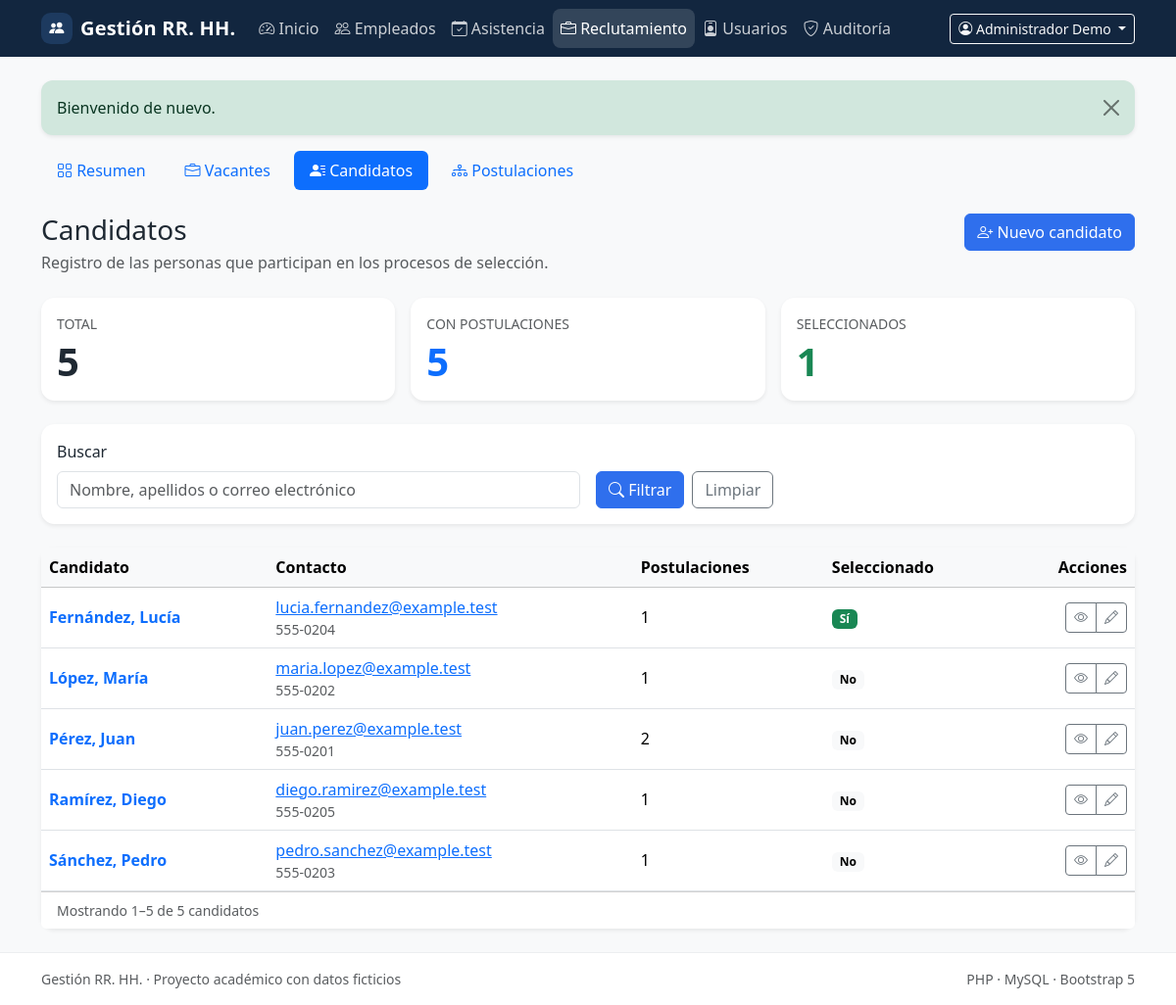
The page /candidates (signed in) on the database its author committed.
### tables this page shows
CREATE TABLE IF NOT EXISTS users (
    id BIGINT UNSIGNED NOT NULL AUTO_INCREMENT,
    name VARCHAR(120) NOT NULL,
    email VARCHAR(190) NOT NULL,
    password_hash VARCHAR(255) NOT NULL,
    password_changed_at DATETIME(6) NULL,
    role ENUM('admin', 'hr') NOT NULL DEFAULT 'hr',
    is_active TINYINT(1) NOT NULL DEFAULT 1,
    last_login_at DATETIME NULL,
    created_at TIMESTAMP NOT NULL DEFAULT CURRENT_TIMESTAMP,
    updated_at TIMESTAMP NOT NULL DEFAULT CURRENT_TIMESTAMP ON UPDATE CURRENT_TIMESTAMP,
    PRIMARY KEY (id),
    UNIQUE KEY uq_users_email (email),
    KEY idx_users_role_active (role, is_active)
);

CREATE TABLE IF NOT EXISTS candidates (
    id BIGINT UNSIGNED NOT NULL AUTO_INCREMENT,
    first_name VARCHAR(80) NOT NULL,
    last_name VARCHAR(80) NOT NULL,
    email VARCHAR(190) NOT NULL,
    phone VARCHAR(30) NULL,
    notes TEXT NULL,
    created_by BIGINT UNSIGNED NULL,
    updated_by BIGINT UNSIGNED NULL,
    created_at TIMESTAMP NOT NULL DEFAULT CURRENT_TIMESTAMP,
    updated_at TIMESTAMP NOT NULL DEFAULT CURRENT_TIMESTAMP ON UPDATE CURRENT_TIMESTAMP,
    PRIMARY KEY (id),
    UNIQUE KEY uq_candidates_email (email),
    KEY idx_candidates_name (last_name, first_name),
    CONSTRAINT fk_candidates_created_by
        FOREIGN KEY (created_by) REFERENCES users (id)
        ON UPDATE CASCADE ON DELETE SET NULL,
    CONSTRAINT fk_candidates_updated_by
        FOREIGN KEY (updated_by) REFERENCES users (id)
        ON UPDATE CASCADE ON DELETE SET NULL
);

### src/Modules/Recruitment/Views/candidates/index.php (the view, shortened to what the rows shown need)
<?php
$activeTab = 'candidates';
require dirname(__DIR__) . '/partials/tabs.php';
?>
<div class="d-flex flex-wrap justify-content-between align-items-start gap-3 mb-4">
    <div>
        <h1 class="h3 mb-1">Candidatos</h1>
    </div>
</div>
<div class="card border-0 shadow-sm">
    <?php if ($pagination['items'] === []): ?>
        <div class="card-body py-5 text-center">
            <i class="bi bi-person-lines-fill display-5 text-body-tertiary"></i>
            <h2 class="h5 mt-3">No hay candidatos que coincidan</h2>
            <p class="text-body-secondary mb-4">Prueba con otra búsqueda o registra un candidato nuevo.</p>
            <div class="d-flex flex-wrap justify-content-center gap-2">
                <a href="/candidates" class="btn btn-outline-secondary">Limpiar filtros</a>
                <a href="/candidates/create" class="btn btn-primary">Registrar candidato</a>
            </div>
        </div>
    <?php else: ?>
        <div class="table-responsive">
            <table class="table table-hover align-middle mb-0">
                <thead class="table-light">
                <tr>
                    <th scope="col">Candidato</th>
                    <th scope="col">Contacto</th>
                    <th scope="col">Postulaciones</th>
                    <th scope="col">Seleccionado</th>
                    <th scope="col" class="text-end">Acciones</th>
                </tr>
                </thead>
                <tbody>
                <?php foreach ($pagination['items'] as $candidate): ?>
                    <tr>
                        <td>
                            <a class="fw-semibold text-decoration-none"
                               href="/candidates/<?= (int) $candidate['id'] ?>">
                                <?= e((string) $candidate['last_name'] . ', ' . (string) $candidate['first_name']) ?>
                            </a>
                        </td>
                        <td>
                            <a href="mailto:<?= e((string) $candidate['email']) ?>"><?= e((string) $candidate['email']) ?></a>
                            <?php if ($candidate['phone'] !== null): ?>
                                <div class="small text-body-secondary"><?= e((string) $candidate['phone']) ?></div>
                            <?php endif; ?>
                        </td>
                        <td><?= (int) $candidate['application_count'] ?></td>
                        <td>
                            <?php if ((int) $candidate['selected_count'] > 0): ?>
                                <span class="badge text-bg-success">Sí</span>
                            <?php else: ?>
                                <span class="badge text-bg-light">No</span>
                            <?php endif; ?>
                        </td>
                        <td class="text-end">
                            <div class="btn-group btn-group-sm" role="group" aria-label="Acciones del candidato">
                                <a href="/candidates/<?= (int) $candidate['id'] ?>" class="btn btn-outline-secondary"
                                   title="Ver ficha" aria-label="Ver ficha">
                                    <i class="bi bi-eye"></i>
                                </a>
                                <a href="/candidates/<?= (int) $candidate['id'] ?>/edit"
                                   class="btn btn-outline-secondary" title="Editar" aria-label="Editar">
                                    <i class="bi bi-pencil"></i>
                                </a>
                            </div>
                        </td>
                    </tr>
                <?php endforeach; ?>
                </tbody>
            </table>
        </div>
    <?php endif; ?>
</div>

### src/Shared/Views/layouts/app.php (shortened to what the rows shown need)
<!doctype html>
<html lang="es">
<head>
    <link href="https://cdn.jsdelivr.net/npm/bootstrap@5.3.3/dist/css/bootstrap.min.css" rel="stylesheet">
    <link href="https://cdn.jsdelivr.net/npm/bootstrap-icons@1.11.3/font/bootstrap-icons.min.css" rel="stylesheet">
    <link href="<?= e(asset('css/app.css')) ?>" rel="stylesheet">
</head>
<body class="bg-body-tertiary d-flex flex-column min-vh-100">
<nav class="navbar navbar-expand-lg navbar-dark app-navbar">
    <div class="container">
        <div class="collapse navbar-collapse" id="mainNavigation">
            <?php if ($currentUser !== null): ?>
                <div class="dropdown">
                    <button class="btn btn-sm btn-outline-light dropdown-toggle" type="button"
                            data-bs-toggle="dropdown" aria-expanded="false">
                        <i class="bi bi-person-circle"></i>
                        <?= e((string) $currentUser['name']) ?>
                    </button>
                </div>
            <?php endif; ?>
        </div>
    </div>
</nav>
<main class="flex-grow-1 py-4">
    <div class="container">
        <?php require __DIR__ . '/../partials/flash.php'; ?>
        <?= $content ?>
    </div>
</main>
</body>
</html>

### rows shown on the page
users: name "Administrador Demo"
candidates: last_name+first_name "Fernández, Lucía", email "lucia.fernandez@example.test", phone "555-0204", application_count "1", shows "Sí"
candidates: last_name+first_name "López, María", email "maria.lopez@example.test", phone "555-0202", application_count "1", shows "No"
candidates: last_name+first_name "Pérez, Juan", email "juan.perez@example.test", phone "555-0201", application_count "2", shows "No"
candidates: last_name+first_name "Ramírez, Diego", email "diego.ramirez@example.test", phone "555-0205", application_count "1", shows "No"
candidates: last_name+first_name "Sánchez, Pedro", email "pedro.sanchez@example.test", phone "555-0203", application_count "1", shows "No"

### other values the page prints
$appName "Gestión RR. HH."
$item['label'] "Inicio"
$item['label'] "Empleados"
$item['label'] "Asistencia"
$item['label'] "Reclutamiento"
$item['label'] "Usuarios"
$item['label'] "Auditoría"
$message['message'] "Bienvenido de nuevo."
$tab['label'] "Resumen"
$tab['label'] "Vacantes"
$tab['label'] "Candidatos"
$tab['label'] "Postulaciones"
$summary['total'] "5"
$summary['with_applications'] "5"
$summary['selected'] "1"
